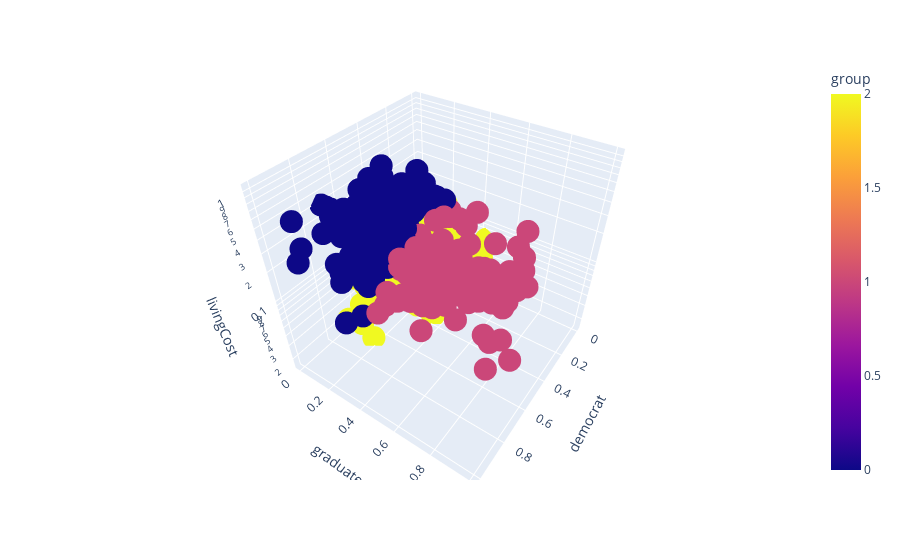

Notebook code cell kept with this figure:
### Code cell
import plotly.express as px
import numpy as np

z = data_df
z = z.rename(columns={
    "percentDemocrat": "democrat",
    "percentGraduates": "graduate",
    "avgCostOfLiving": "livingCost"
})


df = px.data.gapminder()
fig = px.scatter_3d(z, x='democrat', y='graduate', z='livingCost', color='group',)
fig.update_layout(scene_zaxis_type="log")
fig.show()

### Figure 1 — Plotly figure (JSON) as saved in the notebook; plotly's stock layout.template omitted (floating-point values rounded to 4 significant figures; data arrays with more than 128 entries replaced by an {"elided": "..."} marker saying what was removed)
{"data": [{"hovertemplate": "democrat=%{x}<br>graduate=%{y}<br>livingCost=%{z}<br>group=%{marker.color}<extra></extra>", "legendgroup": "", "marker": {"color": {"elided": "486 int values"}, "coloraxis": "coloraxis", "symbol": "circle"}, "mode": "markers", "name": "", "scene": "scene", "showlegend": false, "type": "scatter3d", "x": {"elided": "486 float values"}, "y": {"elided": "486 float values"}, "z": {"elided": "486 float values"}}], "layout": {"autosize": true, "coloraxis": {"colorbar": {"title": {"text": "group"}}, "colorscale": [[0, "#0d0887"], [0.1111, "#46039f"], [0.2222, "#7201a8"], [0.3333, "#9c179e"], [0.4444, "#bd3786"], [0.5556, "#d8576b"], [0.6667, "#ed7953"], [0.7778, "#fb9f3a"], [0.8889, "#fdca26"], [1, "#f0f921"]]}, "legend": {"tracegroupgap": 0}, "margin": {"t": 60}, "scene": {"aspectmode": "auto", "aspectratio": {"x": 1, "y": 1, "z": 1}, "camera": {"center": {"x": 0, "y": 0, "z": 0}, "eye": {"x": 1.349, "y": 0.9286, "z": 1.416}, "projection": {"type": "perspective"}, "up": {"x": 0, "y": 0, "z": 1}}, "domain": {"x": [0, 1], "y": [0, 1]}, "xaxis": {"title": {"text": "democrat"}, "type": "linear"}, "yaxis": {"title": {"text": "graduate"}, "type": "linear"}, "zaxis": {"title": {"text": "livingCost"}, "type": "log"}}}}
